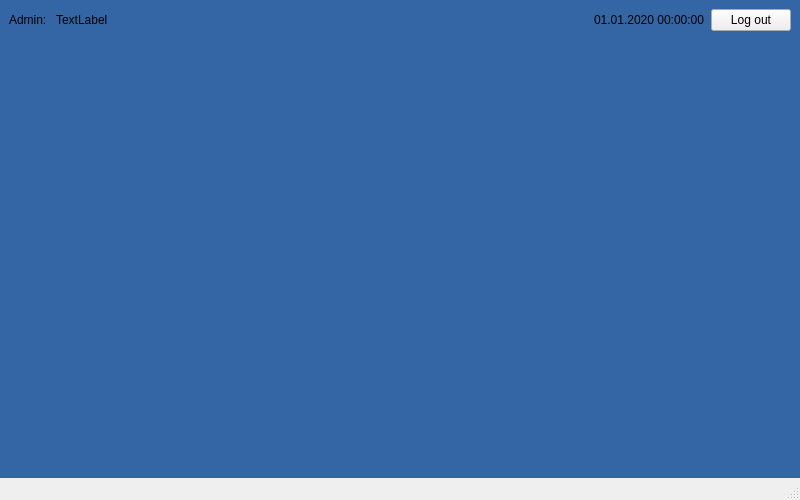
<?xml version="1.0" encoding="UTF-8"?>
<ui version="4.0">
 <class>MainWindow</class>
 <widget class="QMainWindow" name="MainWindow">
  <property name="geometry">
   <rect>
    <x>0</x>
    <y>0</y>
    <width>800</width>
    <height>500</height>
   </rect>
  </property>
  <property name="windowTitle">
   <string>Warehouse System</string>
  </property>
  <property name="styleSheet">
   <string notr="true">#centralwidget {
background-color: rgb(52, 101, 164);
}
</string>
  </property>
  <widget class="QWidget" name="centralwidget">
   <layout class="QVBoxLayout" name="verticalLayout">
    <item>
     <layout class="QHBoxLayout" name="horizontalLayout">
      <item>
       <widget class="QLabel" name="userTypeLabel">
        <property name="sizePolicy">
         <sizepolicy hsizetype="Preferred" vsizetype="Fixed">
          <horstretch>0</horstretch>
          <verstretch>0</verstretch>
         </sizepolicy>
        </property>
        <property name="text">
         <string>Admin: </string>
        </property>
       </widget>
      </item>
      <item>
       <widget class="QLabel" name="userNameLabel">
        <property name="sizePolicy">
         <sizepolicy hsizetype="Preferred" vsizetype="Fixed">
          <horstretch>0</horstretch>
          <verstretch>0</verstretch>
         </sizepolicy>
        </property>
        <property name="text">
         <string>TextLabel</string>
        </property>
       </widget>
      </item>
      <item>
       <spacer name="horizontalSpacer">
        <property name="orientation">
         <enum>Qt::Horizontal</enum>
        </property>
        <property name="sizeHint" stdset="0">
         <size>
          <width>40</width>
          <height>20</height>
         </size>
        </property>
       </spacer>
      </item>
      <item>
       <widget class="QLabel" name="dateTimeLabel">
        <property name="sizePolicy">
         <sizepolicy hsizetype="Preferred" vsizetype="Fixed">
          <horstretch>0</horstretch>
          <verstretch>0</verstretch>
         </sizepolicy>
        </property>
        <property name="text">
         <string>01.01.2020 00:00:00</string>
        </property>
       </widget>
      </item>
      <item>
       <widget class="QPushButton" name="logoutPushButton">
        <property name="text">
         <string>Log out</string>
        </property>
       </widget>
      </item>
     </layout>
    </item>
    <item>
     <widget class="QWidget" name="controlWidget" native="true"/>
    </item>
   </layout>
  </widget>
  <widget class="QMenuBar" name="menubar">
   <property name="geometry">
    <rect>
     <x>0</x>
     <y>0</y>
     <width>800</width>
     <height>22</height>
    </rect>
   </property>
  </widget>
  <widget class="QStatusBar" name="statusbar"/>
 </widget>
 <resources/>
 <connections/>
</ui>
